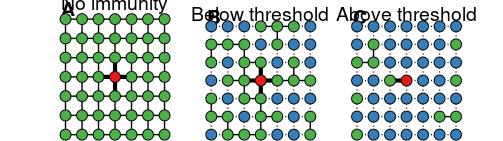

The MATLAB source for this figure:
function fig_1

% fig_1
% Generates Figure 1 from "Ashby & Best (2021) Herd Immunity"

% Set random number seed
rng default
offset1 = 13;
offset2 = 33;

% Setup grid
N=7^2; % Grid size
x = linspace(0,1,sqrt(N));
y = linspace(0,1,sqrt(N));
[X,Y] = meshgrid(x,y);
X = X(:);
Y = Y(:);

% Distance matrix for connections
D=(X*ones(1,N) - ones(N,1)*X').^2 + (Y*ones(1,N) - ones(N,1)*Y').^2;
G = D<=(x(2)-x(1))^2 + 1e-5;
ind = ceil(N/2);
ind_contacts = find(G(ind,:));

% Create figure
figure(1)
clf
set(gcf,'color','w');
set(gcf,'PaperUnits','centimeters')
xSize = 16*0.8; ySize = 4.5*0.8;
% xSize = 16; ySize = 4.5;
xLeft = (21-xSize)/2; yTop = (30-ySize)/2;
set(gcf,'PaperPosition',[xLeft yTop xSize ySize])
set(gcf,'Position',[10 100 xSize*50 ySize*50])
labs = {'\bf{A}','\bf{B}','\bf{C}'};
Col=[77,175,74; 228,26,28; 55,126,184]/255;
font = 'helvetica';

for i=1:3
    subplot(1,3,i)
    hold on
    Status = ones(N,1);
    Status(ind) = 2;
    if(i==1)
        t1=title('No immunity','fontname',font,'fontsize',14,'fontweight','normal');
    elseif(i==2)
        rand(offset1,1);
        t1=title('Below threshold','fontname',font,'fontsize',14,'fontweight','normal');
        list = randperm(N);
        list = list(1:ceil(0.4*N));
        list(list==ind)=[];
        Status(list)=3;
    elseif(i==3)
        rand(offset2,1); 
        t1=title('Above threshold','fontname',font,'fontsize',14,'fontweight','normal');
        list = randperm(N);
        list = list(1:ceil(0.8*N));
        list(list==ind)=[];
        Status(list)=3;
    end
    text(-0.04,1.1,labs{i},'fontname',font,'fontsize',14);
    temp = get(t1,'position');
    temp(2) = 1.05;
    set(t1,'position',temp);
    
    % Highlight possible infectious contacts
    poss = ind_contacts(Status(ind_contacts)==1);
    if(isempty(poss))
        poss = ind_contacts(1);
        Status(poss) = 1;
    end
    
    % Add connections
    for k=1:N
        for j=1:N
            if(k>j && G(k,j)==1)
                if((Status(k)==1 && Status(j)==1))
                    plot([X(j) X(k)]',[Y(j) Y(k)]','-k','linewidth',1);
                elseif(Status(k)==3 || Status(j)==3)
                    plot([X(j) X(k)]',[Y(j) Y(k)]',':k','linewidth',1);
                end
            end
        end
    end
    
    plot([X(ind)+0*poss' X(poss)]',[Y(ind)+0*poss' Y(poss)]','-k','linewidth',3);
    
    % Add in nodes
    for k=1:N
        H(k)=plot(X(k),Y(k),'ok','MarkerFaceColor',Col(Status(k),:),'markersize',8);
    end
    set(H(ind),'MarkerFaceColor',Col(2,:));
    axis off
    
    % Adjust position
    temp = get(gca,'position');
    temp(2) = 0.05;
    set(gca,'position',temp)
end

if(exist('save2pdf.m','file'))
    save2pdf('fig_1.pdf');
end